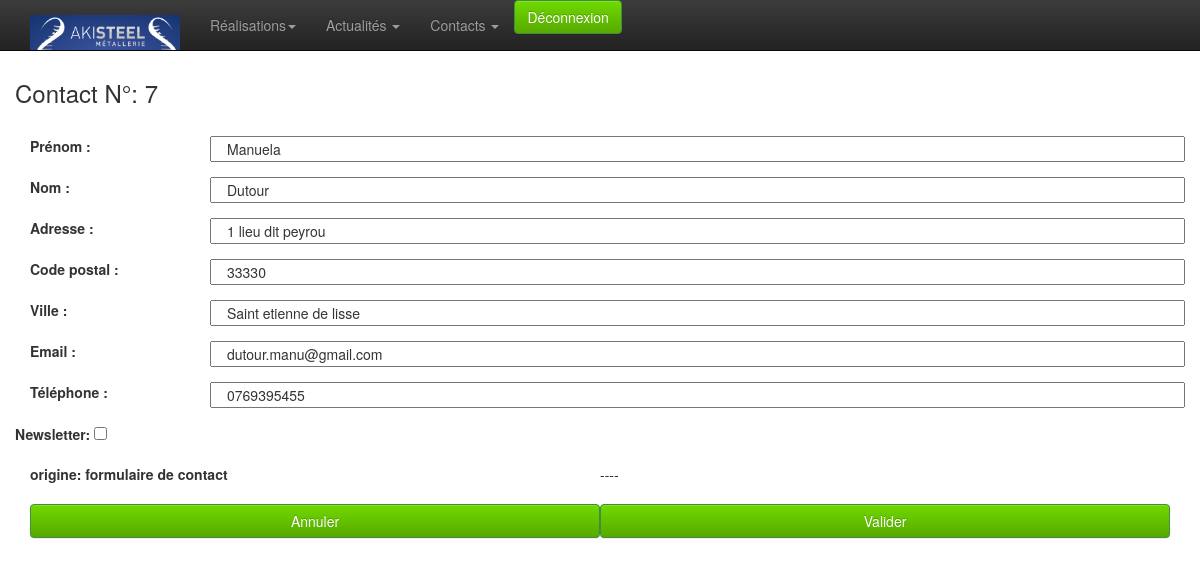
The page /admin/contact-edit.php?id=7 (signed in) on the database its author committed.
### tables this page shows
CREATE TABLE `contact` (
  `id` int(10) unsigned NOT NULL AUTO_INCREMENT,
  `firstname` varchar(250) DEFAULT NULL,
  `name` varchar(250) DEFAULT NULL,
  `adresse` varchar(250) NOT NULL,
  `cp` varchar(10) NOT NULL,
  `ville` varchar(100) NOT NULL,
  `email` varchar(250) DEFAULT NULL,
  `tel` varchar(50) DEFAULT NULL,
  `message` text,
  `newsletter` tinyint(4) NOT NULL DEFAULT '0',
  `fromgoldbook` tinyint(4) NOT NULL DEFAULT '0',
  `fromcontact` tinyint(4) NOT NULL DEFAULT '0',
  PRIMARY KEY (`id`)
);

### admin/classes/StorageManager.php (called while the page is built, shortened)
<?php
class StorageManager{
	protected function dbConnect() {
		try {
			$this->mysqli = new mysqli ( DBHOST, DBUSER, DBPASSWD, DBNAME ) ;
		} catch (Exception $e) {
			throw new Exception("Erreur Connexion DB ". $e->getMessage());
		}
	}
}
?>

### admin/classes/Contact.php (called while the page is built, shortened)
<?php
require_once("StorageManager.php");
class Contact extends StorageManager {
	public function contactGet( $id, $offset, $count ) {
		try {
			if (!isset($id)){
				if (isset($offset) && isset($count)) {
					$sql = "SELECT * FROM `contact` ORDER BY `name` ASC LIMIT ". $offset .",". $count .";" ;
				} else {
					$sql = "SELECT * FROM `contact` ORDER BY `name`;" ;
				}
			} else {
				$sql = "SELECT * FROM `contact` WHERE id=". $id;
			}
			$new_array = null;
			$result = mysqli_query($this->mysqli,$sql);
			while( $row = mysqli_fetch_assoc( $result)){
				$new_array[] = $row;
			}
			return $new_array;
		} catch (Exception $e) {
			throw new Exception("Erreur Mysql contactGet ". $e->getMessage());
			return "errrrrrrooooOOor";
		}
	}
}

### admin/contact-edit.php (the view, shortened to what this page needs)
<?
	require 'classes/Contact.php';
	if ( !empty( $_GET ) ) {
		$contact = new Contact();
		$result = $contact->contactGet( $_GET[ "id" ], null, null );
		if (empty($result)) {
			$message = 'Aucun enregistrements';
		}
		else {
			$labelTitle= 	'Contact N°: '. $_GET[ "id" ];
			$firstname= 	$result[ 0 ][ "firstname" ];
			$name= 		$result[ 0 ][ "name" ];
			$adresse= 		$result[ 0 ][ "adresse" ];
			$cp= 			$result[ 0 ][ "cp" ];
			$ville= 		$result[ 0 ][ "ville" ];
			$email= 		$result[ 0 ][ "email" ];
			$tel= 			$result[ 0 ][ "tel" ];
			($result[ 0 ][ "newsletter" ]=='1') ? $online = 'checked' : $online = '';
			($result[ 0 ][ "fromcontact" ]=='1') ? $fromcontact = "origine: formulaire de contact" : $fromcontact = '';
			($result[ 0 ][ "fromgoldbook" ]=='1') ? $fromgoldbook = "origine: livre d'or" : $fromgoldbook = '';
		}
	}
?>
<!doctype html>
<html class="no-js" lang="fr">
	<head>
		<?php include_once 'inc-meta.php';?>
	</head>
<body>
	<?php require_once 'inc-menu.php';?>
	<div class="container">
		<div class="row">
			<h3><?=$labelTitle?></h3><br>
			<div class="col-xs-12 col-sm-12 col-md-12">
				<form name="formulaire" class="form-horizontal" method="POST" action="formprocess.php">
					<div class="form-group" >
						<label class="col-sm-2" for="titre">Prénom :</label>
					  <input type="text" class="col-sm-10" name="firstname" required value="<?=$firstname?>">
					</div>
					<div class="form-group" >
						<label class="col-sm-2" for="titre">Nom :</label>
					  <input type="text" class="col-sm-10" name="name" required value="<?=$name?>">
					</div>
					<div class="form-group" >
						<label class="col-sm-2" for="titre">Adresse :</label>
					  <input class="col-sm-10" name="adresse" type="adresse" value="<?=$adresse?>">
					</div>
					<div class="form-group" >
						<label class="col-sm-2" for="titre">Code postal :</label>
					  <input class="col-sm-10" name="cp" type="cp" value="<?=$cp?>">
					</div>
					<div class="form-group" >
						<label class="col-sm-2" for="titre">Ville :</label>
					  <input class="col-sm-10" name="ville" type="ville" value="<?=$ville?>">
					</div>
					<div class="form-group" >
						<label class="col-sm-2" for="titre">Email :</label>
					  <input class="col-sm-10" name="email" type="email" required value="<?=$email?>">
					</div>
					<div class="form-group" >
						<label class="col-sm-2" for="titre">Téléphone :</label>
					  <input class="col-sm-10" name="tel" type="tel" value="<?=$tel?>">
					</div>
					<div class="form-group" >
						<label for="titre"> Newsletter:</label>
					  <input type="checkbox" name="newsletter" <?= $online?>>
					</div>
					<div class="form-group" >
						<label class="col-sm-3"><?=$fromcontact?></label> ---- <label class="col-sm-3"><?=$fromgoldbook?></label><br>
					</div>
		      		<a href="./contact-list.php" class="btn btn-success col-sm-6" class="btn btn-default"> Annuler </a>
		      		<button type="submit" class="btn btn-success col-sm-6" class="btn btn-default"> Valider </button>
		    </form>
		</div>
	</div>
</body>
</html>

### admin/css/style.css (style rules this page uses)
body { padding-top: 60px; padding-bottom: 40px; }
.btn-success { background-color: #57a900; background-image: -moz-linear-gradient(top, #70d900, #57a900); background-image: -ms-linear-gradient(top, #70d900, #57a900); background-image: -webkit-gradient(linear, 0 0, 0 100%, from(#70d900), to(#57a900)); background-image: -webkit-linear-gradient(top, #70d900, #57a900); background-image: -o-linear-gradient(top, #70d900, #57a900); background-image: linear-gradient(top, #70d900, #57a900); filter: progid:DXImageTransform.Microsoft.gradient(startColorstr='#70d900', endColorstr='#57a900', GradientType=0); }

### rows shown on the page
contact: firstname "Manuela", name "Dutour", adresse "1 lieu dit peyrou", cp "33330", ville "Saint etienne de lisse", email "dutour.manu@gmail.com", tel "0769395455"

### other values the page prints
$labelTitle "Contact N°: 7"
$fromcontact "origine: formulaire de contact"
